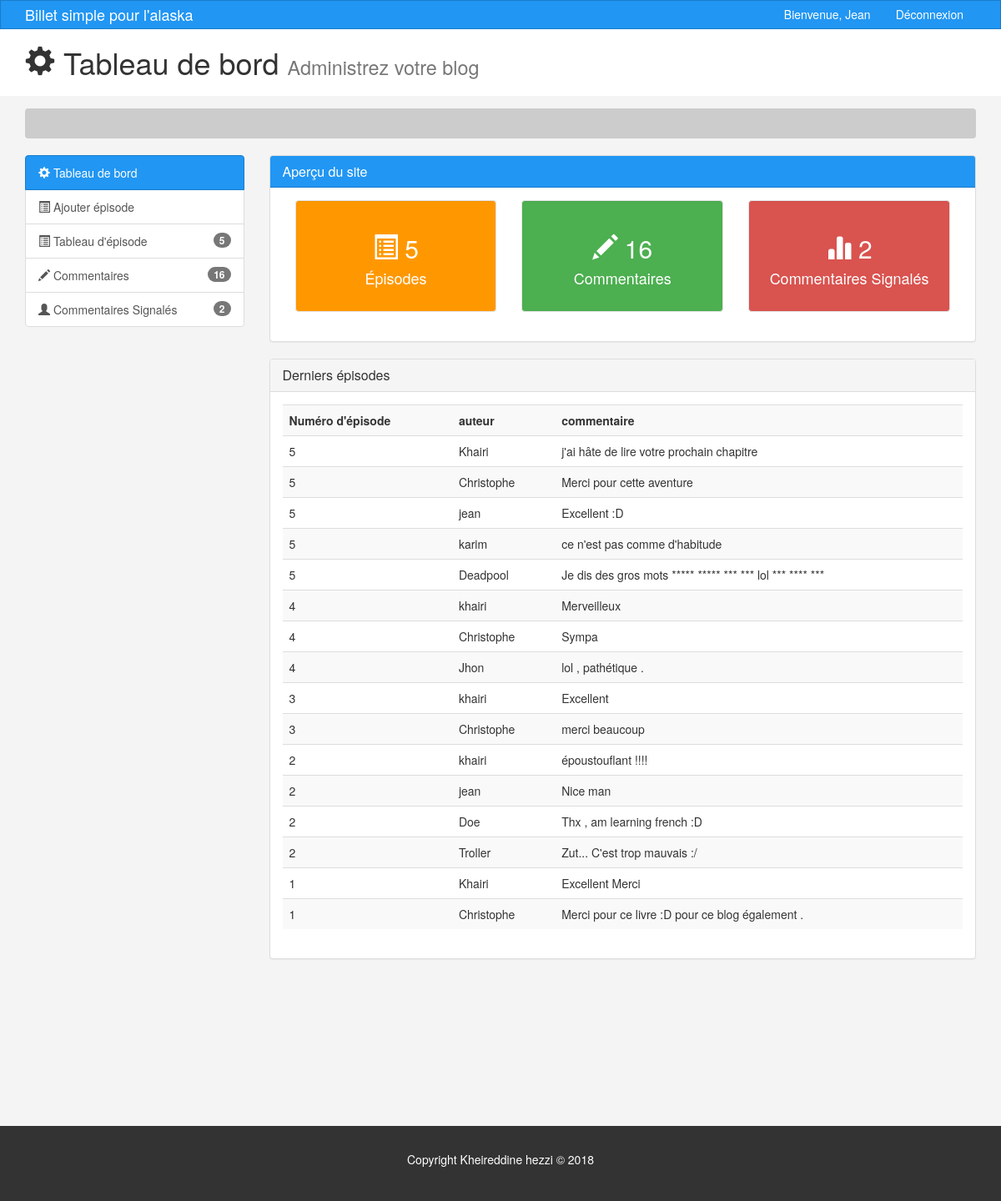
/admin/comments (signed in), run on the app's committed database.
### tables this page shows
CREATE TABLE `comments` (
  `comment_id` int(11) NOT NULL,
  `post_id` int(11) NOT NULL,
  `author` varchar(255) NOT NULL,
  `comment` text NOT NULL,
  `comment_date` datetime NOT NULL DEFAULT CURRENT_TIMESTAMP ON UPDATE CURRENT_TIMESTAMP,
  `Report` tinyint(1) NOT NULL DEFAULT '0',
  `number_e` varchar(255) NOT NULL,
  `post_fk` int(11) NOT NULL
);

### app/controllers/Admin.php (called while the page is built, shortened)
<?php
class Admin extends controller{
    public function __construct(){
        $this->postModel = $this->model('Post');
        $this->commentModelModel = $this->model('CommentModel');
    }
        public function Comments(){
                $comments = $this->commentModelModel->adminComment();
                $nb_comment = $this->postModel->NbComment();
                $nb_Report = $this->postModel->NbReport();
                $nb_Posts = $this->postModel->Nbposts();
                $data = [
                        'comments' => $comments,
                        'nbposts' => $nb_Posts,
                        'nbcomment' => $nb_comment,
                        'nbreport' => $nb_Report
                ];
                $this->view('admin/comments',$data);
        }
}

### app/libraries/Core.php (called while the page is built, shortened)
<?php
class Core {
    protected $currentMethod = 'index';
    public function __construct(){
        $url = $this->getUrl();
        if(file_exists('../app/controllers/' .ucwords($url[0]).'.php')){
        unset($url[0]);
        }
        $this->currentController = new $this->currentController;
        if(isset($url[1])){
                if(method_exists($this->currentController, $url[1])){
                $this->currentMethod = $url[1];
                unset($url[1]);
            }
        }
        $this->params = $url ? array_values($url) : [];
        call_user_func_array([$this->currentController,
                             $this->currentMethod], $this->params);
    }
    public function getUrl(){
        if(isset($_GET['url'])){
            $url = rtrim($_GET['url'], '/');
            $url = filter_var($url, FILTER_SANITIZE_URL);
            $url = explode('/',$url);
            return $url;
        }
    }
}

### public/index.php (called while the page is built, shortened)
<?php
    $init = new Core;

### app/libraries/Database.php (called while the page is built, shortened)
<?php
 class Database {
    private $host = DB_HOST;
    private $user = DB_USER;
    private $pass = DB_PASS;
    private $dbname = DB_NAME;
    private $dbh;
    private $stmt;
    public function __construct(){
        $dsn = 'mysql:host='.$this->host.';dbname='. $this->dbname;
        $options =  array(
            PDO::MYSQL_ATTR_INIT_COMMAND => 'SET NAMES utf8',
            PDO::ATTR_PERSISTENT => true,
            PDO::ATTR_ERRMODE => PDO::ERRMODE_EXCEPTION
        );
        try{
            $this->dbh = new PDO($dsn, $this->user, $this->pass, $options)
            ;
        }catch(PDOException $e){
            $this->error = $e->getMessage();
            echo $this->error;
        }
    }
        public function query($sql){
            $this->stmt = $this->dbh->prepare($sql);
        }
        public function execute(){
            return $this->stmt->execute();
        }
        public function resultSet(){
            $this->execute();
            return $this->stmt->fetchAll(PDO::FETCH_OBJ);
        }
 }

### app/models/CommentModel.php (called while the page is built, shortened)
<?php
class CommentModel{
    private $db;
    public function __construct(){
        $this->db = new Database;
    }
    public function adminComment(){
        $this->db->query('SELECT * FROM comments ORDER BY post_id DESC');
        $results = $this->db->resultSet();
        return $results;
    }
}

### app/views/admin/comments.php (the view, shortened to what this page needs)
<?php  require APPROOT .'/views/admin/inc/header.php'; ?>
<section id="breadcrumb">
      <div class="container">
        <ol class="breadcrumb">
        </ol>
      </div>
    </section>
    <section id="main">
      <div class="container">
        <div class="row">
            <?php require APPROOT .'/views/admin/inc/widget.php';?>
          <div class="col-md-9">
            <?php require APPROOT .'/views/admin/inc/overview.php';?>
              <div class="panel panel-default">
                <div class="panel-heading">
                  <h3 class="panel-title">Derniers épisodes</h3>
                </div>
                <div class="panel-body">
                  <table class="table table-striped table-hover">
                      <tr>
                        <th>Numéro d'épisode</th>
                        <th>auteur</th>
                        <th>commentaire</th>
                      </tr>
                      <tr>
                      <?php foreach ($data['comments'] as $comment) : ?>
                        <td><?php echo $comment->post_id; ?></td>
                        <td><?php echo $comment->author;?></td>
                        <td><?php echo $comment->comment; ?></td>
                      </tr>
                      <?php endforeach ; ?>
                    </table>
                </div>
              </div>
          </div>
        </div>
      </div>
    </section>
    <?php  require APPROOT .'/views/admin/inc/footer.php'; ?>

### public/dashboard/css/style.css (style rules this page uses)
body { background:#f4f4f4; }
.breadcrumb { background:#cccccc; color:#333333; }

### data on the page
comments: post "5", author "Khairi", comment "j'ai hâte de lire votre prochain chapitre"
comments: post "5", author "Christophe", comment "Merci pour cette aventure"
comments: post "5", author "jean", comment "Excellent :D"
comments: post "5", author "karim", comment "ce n'est pas comme d'habitude"
comments: post "5", author "Deadpool", comment "Je dis des gros mots ***** ***** *** *** lol *** **** ***"
comments: post "4", author "khairi", comment "Merveilleux"
comments: post "4", author "Christophe", comment "Sympa"
comments: post "4", author "Jhon", comment "lol , pathétique ."
comments: post "3", author "khairi", comment "Excellent"
comments: post "3", author "Christophe", comment "merci beaucoup"
comments: post "2", author "khairi", comment "époustouflant !!!!"
comments: post "2", author "jean", comment "Nice man"
comments: post "2", author "Doe", comment "Thx , am learning french :D"
comments: post "2", author "Troller", comment "Zut... C'est trop mauvais :/"
comments: post "1", author "Khairi", comment "Excellent Merci"
comments: post "1", author "Christophe", comment "Merci pour ce livre :D pour ce blog également ."

### other printed values
$data['nbposts']['total'] "5"
$data['nbcomment']['total'] "16"
$data['nbreport']['total_R'] "2"
